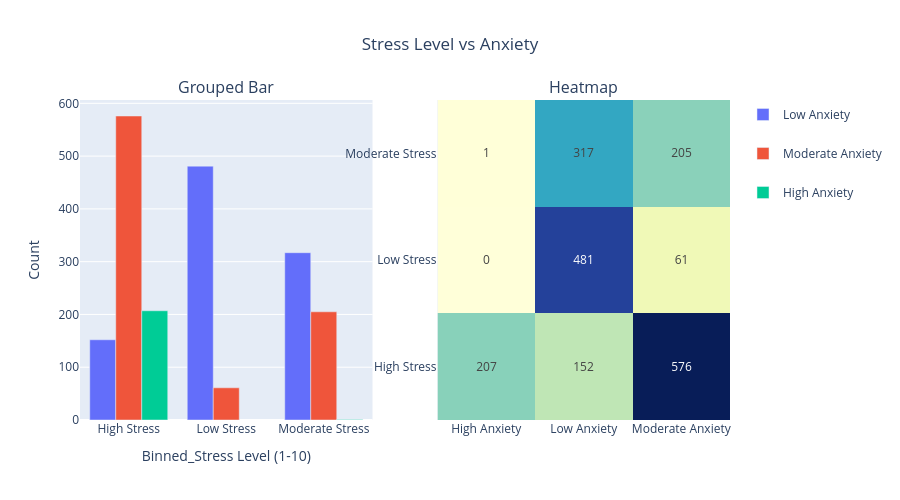
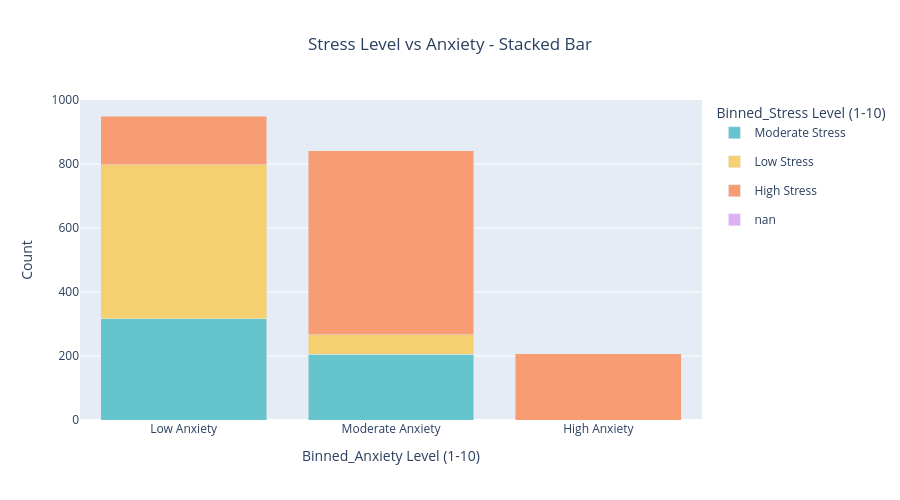
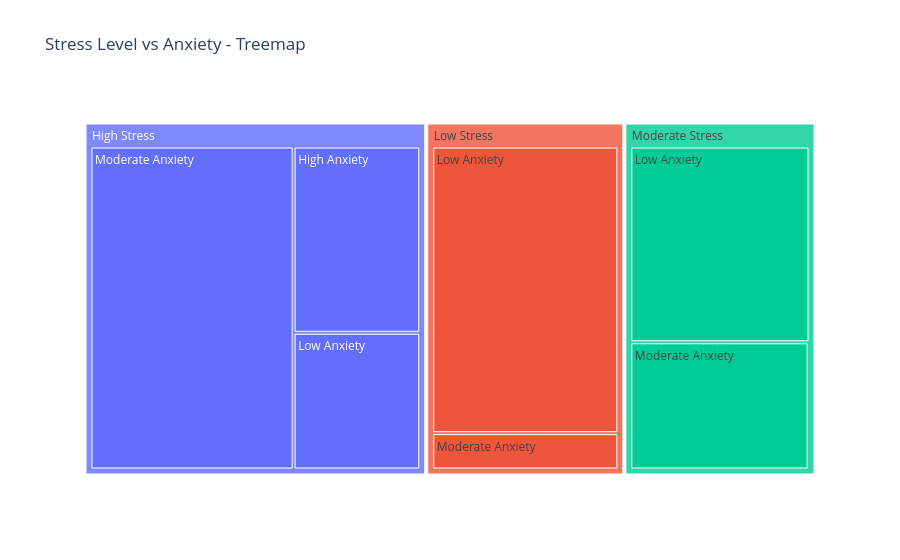
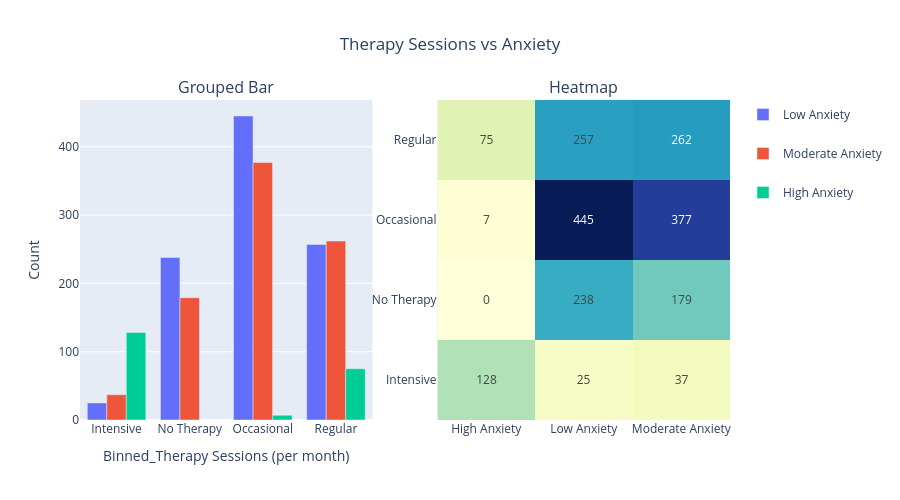

Notebook source saved alongside these figures, in order:
### Markdown cell above
We go for double variable charts now to Visualize relations between 2 different columns.

### Code cell
TwoColumnSummary(df['Binned_Stress Level (1-10)'], df['Binned_Anxiety Level (1-10)'], 'Stress Level vs Anxiety')
TwoColumnSummary(df['Binned_Therapy Sessions (per month)'], df['Binned_Anxiety Level (1-10)'], 'Therapy Sessions vs Anxiety')
TwoColumnSummary(df['Binned_Sleep Hours'], df['Binned_Anxiety Level (1-10)'], 'Sleep vs Anxiety')
TwoColumnSummary(df['Binned_Caffeine Intake (mg/day)'], df['Binned_Anxiety Level (1-10)'], 'Caffeine vs Anxiety')
TwoColumnSummary(df['Binned_Physical Activity (hrs/week)'], df['Binned_Anxiety Level (1-10)'], 'Physical Activity vs Anxiety')

### Figure 1 — Plotly figure (JSON) as saved in the notebook; plotly's stock layout.template omitted (floating-point values rounded to 4 significant figures)
{"data": [{"legendgroup": "Low Anxiety", "marker": {"color": "#636EFA"}, "name": "Low Anxiety", "showlegend": true, "type": "bar", "x": ["High Stress", "Low Stress", "Moderate Stress"], "xaxis": "x", "y": [152, 481, 317], "yaxis": "y"}, {"legendgroup": "Moderate Anxiety", "marker": {"color": "#EF553B"}, "name": "Moderate Anxiety", "showlegend": true, "type": "bar", "x": ["High Stress", "Low Stress", "Moderate Stress"], "xaxis": "x", "y": [576, 61, 205], "yaxis": "y"}, {"legendgroup": "High Anxiety", "marker": {"color": "#00CC96"}, "name": "High Anxiety", "showlegend": true, "type": "bar", "x": ["High Stress", "Moderate Stress"], "xaxis": "x", "y": [207, 1], "yaxis": "y"}, {"colorscale": [[0, "rgb(255,255,217)"], [0.125, "rgb(237,248,177)"], [0.25, "rgb(199,233,180)"], [0.375, "rgb(127,205,187)"], [0.5, "rgb(65,182,196)"], [0.625, "rgb(29,145,192)"], [0.75, "rgb(34,94,168)"], [0.875, "rgb(37,52,148)"], [1, "rgb(8,29,88)"]], "showscale": false, "text": [[207, 152, 576], [0, 481, 61], [1, 317, 205]], "texttemplate": "%{text}", "type": "heatmap", "x": ["High Anxiety", "Low Anxiety", "Moderate Anxiety"], "xaxis": "x2", "y": ["High Stress", "Low Stress", "Moderate Stress"], "yaxis": "y2", "z": [[207, 152, 576], [0, 481, 61], [1, 317, 205]]}], "layout": {"annotations": [{"font": {"size": 16}, "showarrow": false, "text": "Grouped Bar", "x": 0.225, "xanchor": "center", "xref": "paper", "y": 1, "yanchor": "bottom", "yref": "paper"}, {"font": {"size": 16}, "showarrow": false, "text": "Heatmap", "x": 0.775, "xanchor": "center", "xref": "paper", "y": 1, "yanchor": "bottom", "yref": "paper"}], "barmode": "group", "height": 500, "legend": {"groupclick": "toggleitem", "title": {"text": ""}, "tracegroupgap": 20}, "title": {"text": "Stress Level vs Anxiety", "x": 0.5}, "xaxis": {"anchor": "y", "domain": [0, 0.45], "title": {"text": "Binned_Stress Level (1-10)"}}, "xaxis2": {"anchor": "y2", "domain": [0.55, 1]}, "yaxis": {"anchor": "x", "domain": [0, 1], "title": {"text": "Count"}}, "yaxis2": {"anchor": "x2", "domain": [0, 1]}}}

### Figure 2 — Plotly figure (JSON) as saved in the notebook; plotly's stock layout.template omitted (floating-point values rounded to 4 significant figures)
{"data": [{"legendgroup": "col1_Moderate Stress", "marker": {"color": "rgb(102, 197, 204)"}, "name": "Moderate Stress", "showlegend": true, "type": "bar", "x": ["Low Anxiety", "Moderate Anxiety", "High Anxiety"], "y": [317, 205, 1]}, {"legendgroup": "col1_Low Stress", "marker": {"color": "rgb(246, 207, 113)"}, "name": "Low Stress", "showlegend": true, "type": "bar", "x": ["Low Anxiety", "Moderate Anxiety", "High Anxiety"], "y": [481.0, 61.0, NaN]}, {"legendgroup": "col1_High Stress", "marker": {"color": "rgb(248, 156, 116)"}, "name": "High Stress", "showlegend": true, "type": "bar", "x": ["Low Anxiety", "Moderate Anxiety", "High Anxiety"], "y": [152, 576, 207]}, {"legendgroup": "col1_nan", "marker": {"color": "rgb(220, 176, 242)"}, "name": "nan", "showlegend": true, "type": "bar", "x": ["Low Anxiety", "Moderate Anxiety", "High Anxiety"], "y": [NaN, NaN, NaN]}], "layout": {"barmode": "stack", "height": 500, "legend": {"title": {"text": "Binned_Stress Level (1-10)"}}, "title": {"text": "Stress Level vs Anxiety - Stacked Bar", "x": 0.5}, "xaxis": {"title": {"text": "Binned_Anxiety Level (1-10)"}}, "yaxis": {"title": {"text": "Count"}}}}

### Figure 3 — Plotly figure (JSON) as saved in the notebook; plotly's stock layout.template omitted (floating-point values rounded to 4 significant figures)
{"data": [{"branchvalues": "total", "domain": {"x": [0, 1], "y": [0, 1]}, "hovertemplate": "labels=%{label}<br>Count=%{value}<br>parent=%{parent}<br>id=%{id}<extra></extra>", "ids": ["High Stress/High Anxiety", "High Stress/Low Anxiety", "High Stress/Moderate Anxiety", "Low Stress/Low Anxiety", "Low Stress/Moderate Anxiety", "Moderate Stress/High Anxiety", "Moderate Stress/Low Anxiety", "Moderate Stress/Moderate Anxiety", "High Stress", "Low Stress", "Moderate Stress"], "labels": ["High Anxiety", "Low Anxiety", "Moderate Anxiety", "Low Anxiety", "Moderate Anxiety", "High Anxiety", "Low Anxiety", "Moderate Anxiety", "High Stress", "Low Stress", "Moderate Stress"], "name": "", "parents": ["High Stress", "High Stress", "High Stress", "Low Stress", "Low Stress", "Moderate Stress", "Moderate Stress", "Moderate Stress", "", "", ""], "type": "treemap", "values": [207.0, 152.0, 576.0, 481.0, 61.0, 1.0, 317.0, 205.0, 935.0, 542.0, 523.0]}], "layout": {"legend": {"tracegroupgap": 0}, "title": {"text": "Stress Level vs Anxiety - Treemap"}}}

### Figure 4 — Plotly figure (JSON) as saved in the notebook; plotly's stock layout.template omitted (floating-point values rounded to 4 significant figures)
{"data": [{"legendgroup": "Low Anxiety", "marker": {"color": "#636EFA"}, "name": "Low Anxiety", "showlegend": true, "type": "bar", "x": ["Intensive", "No Therapy", "Occasional", "Regular"], "xaxis": "x", "y": [25, 238, 445, 257], "yaxis": "y"}, {"legendgroup": "Moderate Anxiety", "marker": {"color": "#EF553B"}, "name": "Moderate Anxiety", "showlegend": true, "type": "bar", "x": ["Intensive", "No Therapy", "Occasional", "Regular"], "xaxis": "x", "y": [37, 179, 377, 262], "yaxis": "y"}, {"legendgroup": "High Anxiety", "marker": {"color": "#00CC96"}, "name": "High Anxiety", "showlegend": true, "type": "bar", "x": ["Intensive", "Occasional", "Regular"], "xaxis": "x", "y": [128, 7, 75], "yaxis": "y"}, {"colorscale": [[0, "rgb(255,255,217)"], [0.125, "rgb(237,248,177)"], [0.25, "rgb(199,233,180)"], [0.375, "rgb(127,205,187)"], [0.5, "rgb(65,182,196)"], [0.625, "rgb(29,145,192)"], [0.75, "rgb(34,94,168)"], [0.875, "rgb(37,52,148)"], [1, "rgb(8,29,88)"]], "showscale": false, "text": [[128, 25, 37], [0, 238, 179], [7, 445, 377], [75, 257, 262]], "texttemplate": "%{text}", "type": "heatmap", "x": ["High Anxiety", "Low Anxiety", "Moderate Anxiety"], "xaxis": "x2", "y": ["Intensive", "No Therapy", "Occasional", "Regular"], "yaxis": "y2", "z": [[128, 25, 37], [0, 238, 179], [7, 445, 377], [75, 257, 262]]}], "layout": {"annotations": [{"font": {"size": 16}, "showarrow": false, "text": "Grouped Bar", "x": 0.225, "xanchor": "center", "xref": "paper", "y": 1, "yanchor": "bottom", "yref": "paper"}, {"font": {"size": 16}, "showarrow": false, "text": "Heatmap", "x": 0.775, "xanchor": "center", "xref": "paper", "y": 1, "yanchor": "bottom", "yref": "paper"}], "barmode": "group", "height": 500, "legend": {"groupclick": "toggleitem", "title": {"text": ""}, "tracegroupgap": 20}, "title": {"text": "Therapy Sessions vs Anxiety", "x": 0.5}, "xaxis": {"anchor": "y", "domain": [0, 0.45], "title": {"text": "Binned_Therapy Sessions (per month)"}}, "xaxis2": {"anchor": "y2", "domain": [0.55, 1]}, "yaxis": {"anchor": "x", "domain": [0, 1], "title": {"text": "Count"}}, "yaxis2": {"anchor": "x2", "domain": [0, 1]}}}
